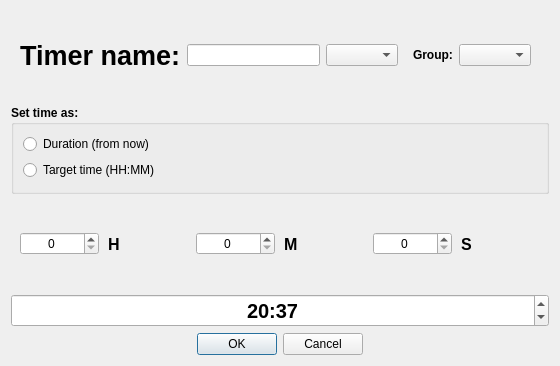
<?xml version="1.0" encoding="UTF-8"?>
<ui version="4.0">
 <class>TimerEditDialog</class>
 <widget class="QDialog" name="TimerEditDialog">
  <property name="geometry">
   <rect>
    <x>0</x>
    <y>0</y>
    <width>560</width>
    <height>366</height>
   </rect>
  </property>
  <property name="windowTitle">
   <string>Dialog</string>
  </property>
  <layout class="QVBoxLayout" name="verticalLayout">
   <item>
    <widget class="QWidget" name="widget_2" native="true">
     <layout class="QHBoxLayout" name="horizontalLayout_2">
      <item>
       <widget class="QLabel" name="lblName">
        <property name="font">
         <font>
          <pointsize>20</pointsize>
          <bold>true</bold>
         </font>
        </property>
        <property name="text">
         <string>Timer name:</string>
        </property>
       </widget>
      </item>
      <item>
       <widget class="QLineEdit" name="nameEdit"/>
      </item>
      <item>
       <widget class="QComboBox" name="comboType"/>
      </item>
      <item>
       <widget class="QWidget" name="widget_3" native="true">
        <layout class="QHBoxLayout" name="horizontalLayout_3" stretch="0,1">
         <item>
          <widget class="QLabel" name="labelGroup">
           <property name="font">
            <font>
             <bold>true</bold>
            </font>
           </property>
           <property name="text">
            <string>Group:</string>
           </property>
          </widget>
         </item>
         <item>
          <widget class="QComboBox" name="comboGroup"/>
         </item>
        </layout>
       </widget>
      </item>
     </layout>
    </widget>
   </item>
   <item>
    <widget class="QGroupBox" name="groupTimeMode">
     <property name="font">
      <font>
       <bold>true</bold>
      </font>
     </property>
     <property name="title">
      <string>Set time as:</string>
     </property>
     <layout class="QVBoxLayout" name="verticalLayout_2">
      <item>
       <widget class="QRadioButton" name="radioDuration">
        <property name="font">
         <font>
          <bold>false</bold>
         </font>
        </property>
        <property name="text">
         <string>Duration (from now)</string>
        </property>
       </widget>
      </item>
      <item>
       <widget class="QRadioButton" name="radioTargetTime">
        <property name="font">
         <font>
          <bold>false</bold>
         </font>
        </property>
        <property name="text">
         <string>Target time (HH:MM)</string>
        </property>
       </widget>
      </item>
     </layout>
    </widget>
   </item>
   <item>
    <widget class="QWidget" name="widget" native="true">
     <property name="layoutDirection">
      <enum>Qt::LayoutDirection::LeftToRight</enum>
     </property>
     <layout class="QHBoxLayout" name="horizontalLayout" stretch="0,0,0,0,0,0">
      <property name="spacing">
       <number>9</number>
      </property>
      <property name="leftMargin">
       <number>9</number>
      </property>
      <item>
       <widget class="QSpinBox" name="spinHours">
        <property name="alignment">
         <set>Qt::AlignmentFlag::AlignCenter</set>
        </property>
       </widget>
      </item>
      <item>
       <widget class="QLabel" name="lblHours">
        <property name="font">
         <font>
          <pointsize>12</pointsize>
          <bold>true</bold>
         </font>
        </property>
        <property name="text">
         <string>H</string>
        </property>
        <property name="alignment">
         <set>Qt::AlignmentFlag::AlignLeading|Qt::AlignmentFlag::AlignLeft|Qt::AlignmentFlag::AlignVCenter</set>
        </property>
       </widget>
      </item>
      <item>
       <widget class="QSpinBox" name="spinMinutes">
        <property name="alignment">
         <set>Qt::AlignmentFlag::AlignCenter</set>
        </property>
       </widget>
      </item>
      <item>
       <widget class="QLabel" name="lblMinutes">
        <property name="font">
         <font>
          <pointsize>12</pointsize>
          <bold>true</bold>
         </font>
        </property>
        <property name="text">
         <string>M</string>
        </property>
       </widget>
      </item>
      <item>
       <widget class="QSpinBox" name="spinSeconds">
        <property name="alignment">
         <set>Qt::AlignmentFlag::AlignCenter</set>
        </property>
       </widget>
      </item>
      <item>
       <widget class="QLabel" name="lblSeconds">
        <property name="font">
         <font>
          <pointsize>12</pointsize>
          <bold>true</bold>
         </font>
        </property>
        <property name="text">
         <string>S</string>
        </property>
        <property name="alignment">
         <set>Qt::AlignmentFlag::AlignLeading|Qt::AlignmentFlag::AlignLeft|Qt::AlignmentFlag::AlignVCenter</set>
        </property>
       </widget>
      </item>
     </layout>
    </widget>
   </item>
   <item>
    <widget class="QDateTimeEdit" name="targetTimeEdit">
     <property name="font">
      <font>
       <pointsize>15</pointsize>
       <bold>true</bold>
      </font>
     </property>
     <property name="alignment">
      <set>Qt::AlignmentFlag::AlignCenter</set>
     </property>
     <property name="date">
      <date>
       <year>2000</year>
       <month>1</month>
       <day>3</day>
      </date>
     </property>
     <property name="time">
      <time>
       <hour>20</hour>
       <minute>37</minute>
       <second>43</second>
      </time>
     </property>
     <property name="currentSection">
      <enum>QDateTimeEdit::Section::HourSection</enum>
     </property>
     <property name="displayFormat">
      <string>hh:mm</string>
     </property>
    </widget>
   </item>
   <item>
    <widget class="QDialogButtonBox" name="buttonBox">
     <property name="standardButtons">
      <set>QDialogButtonBox::StandardButton::Cancel|QDialogButtonBox::StandardButton::Ok</set>
     </property>
     <property name="centerButtons">
      <bool>true</bool>
     </property>
    </widget>
   </item>
  </layout>
 </widget>
 <resources/>
 <connections/>
</ui>
